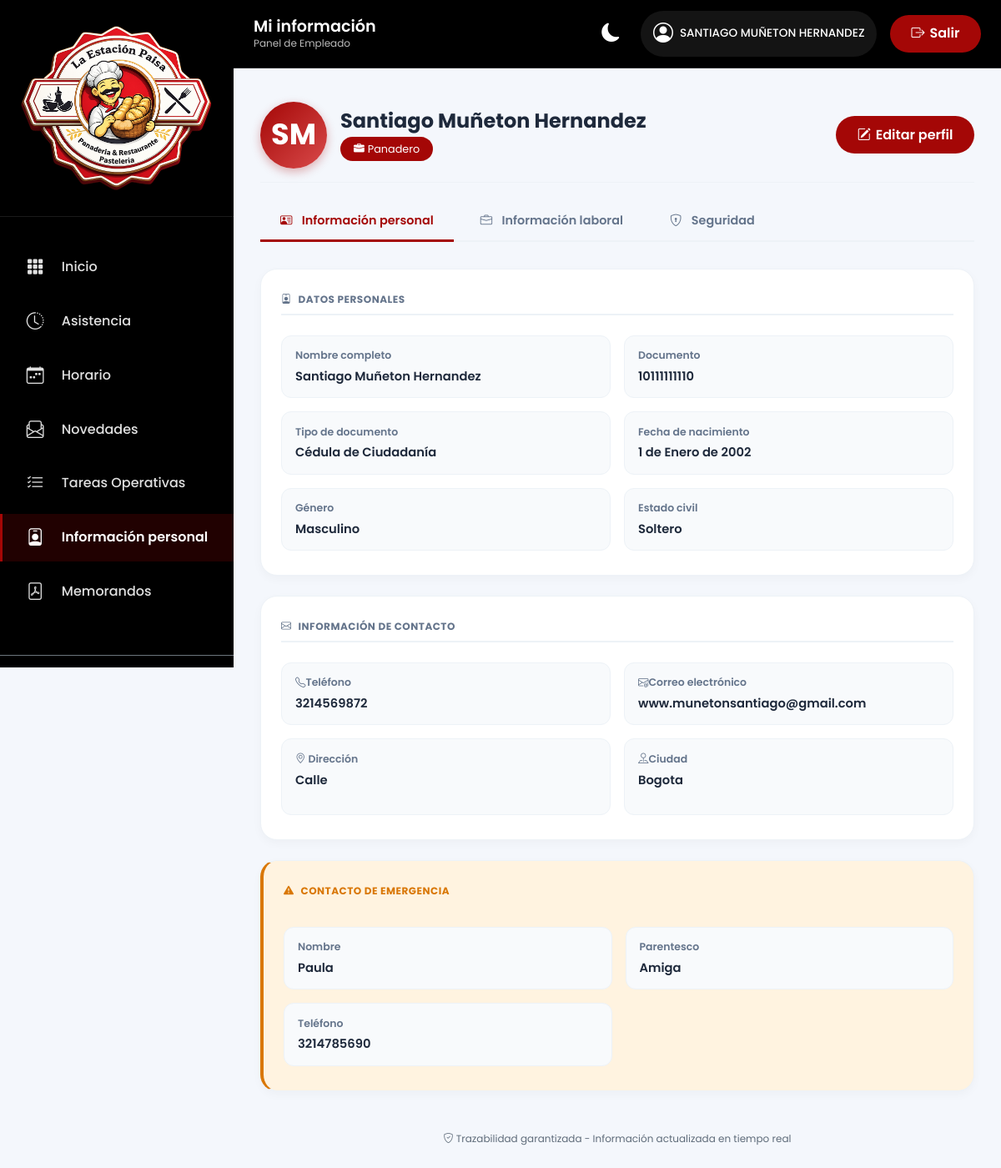
Screenshot of /employee/profile/ (signed in) with the database file from the repository.
### apps/usuarios/models.py (models this page shows, shortened)
class User(AbstractUser):
    ROLES = (
        ('admin', 'Administrador'),
        ('empleado', 'Empleado'),
    )
    class EstadoCuenta(models.TextChoices):
        PENDIENTE = 'PENDIENTE', 'Pendiente'
        ACTIVA = 'ACTIVA', 'Activa'
        SUSPENDIDA = 'SUSPENDIDA', 'Suspendida'
        INACTIVA = 'INACTIVA', 'Inactiva'
    rol = models.CharField(
        max_length=20,
        choices=ROLES,
        default='empleado'
    )
    estado_cuenta = models.CharField(
        max_length=20,
        choices=EstadoCuenta.choices,
        default=EstadoCuenta.PENDIENTE
    )
    debe_cambiar_password = models.BooleanField(
        default=True
    )
    fecha_primer_acceso = models.DateTimeField(
        null=True,
        blank=True,
        help_text="Se registra la primera vez que el usuario completa su cambio de contraseña obligatorio."
    )
    ESTADOS_QUE_PERMITEN_ACCESO = {EstadoCuenta.PENDIENTE, EstadoCuenta.ACTIVA}

class PerfilEmpleado(models.Model):
    TIPOS_DOCUMENTO = (
        ('CC', 'Cédula de Ciudadanía'),
        ('CE', 'Cédula de Extranjería'),
        ('TI', 'Tarjeta de Identidad'),
        ('PA', 'Pasaporte'),
    )
    GENEROS = (
        ('M', 'Masculino'),
        ('F', 'Femenino'),
        ('O', 'Otro'),
    )
    ESTADOS_CIVILES = (
        ('soltero', 'Soltero'),
        ('casado', 'Casado'),
        ('union_libre', 'Unión Libre'),
        ('divorciado', 'Divorciado'),
        ('viudo', 'Viudo'),
    )
    TIPOS_SANGRE = (
        ('O+', 'O+'),
        ('O-', 'O-'),
        ('A+', 'A+'),
        ('A-', 'A-'),
        ('B+', 'B+'),
        ('B-', 'B-'),
        ('AB+', 'AB+'),
        ('AB-', 'AB-'),
    )
    CARGOS = (
        ('mesero', 'Mesero'),
        ('cajero', 'Cajero'),
        ('pastelero', 'Pastelero'),
        ('panadero', 'Panadero'),
        ('cocina', 'Cocina'),
        ('buñuelero', 'Buñuelero'),
        ('greca', 'Greca'),
    )
    ESTADOS = (
        ('activo', 'Activo'),
        ('retirado', 'Retirado'),
    )
    user = models.OneToOneField(
        User,
        on_delete=models.CASCADE,
        related_name='perfil'
    )
    primer_nombre = models.CharField(max_length=50)
    segundo_nombre = models.CharField(
        max_length=50,
        blank=True
    )
    primer_apellido = models.CharField(max_length=50)
    segundo_apellido = models.CharField(
        max_length=50,
        blank=True
    )
    tipo_documento = models.CharField(
        max_length=2,
        choices=TIPOS_DOCUMENTO
    )
    numero_documento = models.CharField(
        max_length=20,
        unique=True
    )
    fecha_nacimiento = models.DateField(
        null=True,
        blank=True
    )
    genero = models.CharField(
        max_length=1,
        choices=GENEROS,
        blank=True
    )
    estado_civil = models.CharField(
        max_length=20,
        choices=ESTADOS_CIVILES,
        blank=True,
        null=True
    )
    tipo_sangre = models.CharField(
        max_length=3,
        choices=TIPOS_SANGRE,
        blank=True,
        null=True
    )
    telefono = models.CharField(max_length=20)
    correo = models.EmailField()
    ciudad = models.CharField(max_length=100)
    direccion = models.CharField(
        max_length=200,
        blank=True,
        null=True)
    contacto_emergencia = models.CharField(
        max_length=100,
        blank=True,
        null=True
    )
    parentesco_emergencia = models.CharField(
        max_length=50,
        blank=True,
        null=True
    )
    telefono_emergencia = models.CharField(
        max_length=20,
        blank=True,
        null=True
    )
    cargo = models.CharField(
        max_length=50,
        choices=CARGOS,
        blank=True,
        null=True
    )
    fecha_ingreso = models.DateField(
        blank=True,
        null=True
    )
    eps = models.CharField(
        max_length=100,
        blank=True,
        null=True
    )
    arl = models.CharField(
        max_length=100,
        blank=True,
        null=True
    )
    fondo_pension = models.CharField(
        max_length=100,
        blank=True,
        null=True
    )
    estado = models.CharField(
        max_length=20,
        choices=ESTADOS,
        default='activo'
    )
    fecha_creacion = models.DateTimeField(
        auto_now_add=True
    )
    fecha_actualizacion = models.DateTimeField(
        auto_now=True
    )
    def nombre_completo(self):
        return (
            f"{self.primer_nombre} "
            f"{self.segundo_nombre} "
            f"{self.primer_apellido} "
            f"{self.segundo_apellido}"
        ).strip()

### apps/usuarios/decorators.py (the view)
    def wrapper(request, *args, **kwargs):
        if request.user.rol != "empleado":
            messages.error(request, "No tienes permisos para acceder a esta sección.")
            return redirect("login")
        return view_func(request, *args, **kwargs)

### templates/empleado/cuentas/cuentas.html (shortened to what this page needs)
{% extends 'empleado/base/base.html' %}
{% load static %}
{% block section_title %}Mi información{% endblock %}
{% block section_subtitle %}Panel de Empleado{% endblock %}
{% block active_perfil %}active{% endblock %}
{% block extra_css %}
<link rel="stylesheet" href="{% static 'css/empleado/cuentas.css' %}">
{% endblock %}
{% block content %}
<main class="dashboard-container">
    {% include "empleado/cuentas/informacion_personal.html" %}
    <footer>
        <i class="bi bi-shield-check"></i> Trazabilidad garantizada - Información actualizada en tiempo real
    </footer>
</main>
{% endblock %}

### templates/empleado/base/base.html (shortened to what this page needs)
{% load static %}
<!DOCTYPE html>
<html lang="es">
<head>
    <link href="https://cdn.jsdelivr.net/npm/bootstrap@5.3.0-alpha1/dist/css/bootstrap.min.css" rel="stylesheet">
    <link rel="stylesheet" href="https://cdn.jsdelivr.net/npm/bootstrap-icons@1.11.3/font/bootstrap-icons.min.css">
    <link href="https://cdn.jsdelivr.net/npm/select2@4.1.0-rc.0/dist/css/select2.min.css" rel="stylesheet" />
    <link rel="stylesheet" href="{% static 'css/base/variables.css' %}">
    <link rel="stylesheet" href="{% static 'css/base/base.css' %}">
    <link rel="stylesheet" href="{% static 'css/base/components.css' %}">
    <link rel="stylesheet" href="{% static 'css/base/toasts.css' %}">
    {% block extra_css %}{% endblock %}
</head>
<body>
    <div class="wrapper">
        <aside class="sidebar" id="sidebar">
            <div class="sidebar-header">
                <div class="logo-area">
                    <img src="{% static 'img/LOGO EMPRESA.png' %}" alt="Estación Paisa Logotipo" class="img-fluid">
                </div>
            </div>
            <nav class="nav-menu">
                <ul>
                    <li class="{% block active_inicio %}{% endblock %}">
                        <a href="{% url 'employee_dashboard' %}">
                            <i class="bi bi-grid-3x3-gap-fill"></i>
                            Inicio
                        </a>
                    </li>
                    <li class="{% block active_asistencia %}{% endblock %}">
                        <a href="{% url 'asistencia:empleado' %}">
                            <i class="bi bi-clock-history"></i>
                            Asistencia
                        </a>
                    </li>
                    <li class="{% block active_horario %}{% endblock %}">
                        <a href="{% url 'asistencia:empleado_horario' %}">
                            <i class="bi bi-calendar-week"></i>
                            Horario
                        </a>
                    </li>
                    <li class="{% block active_solicitudes %}{% endblock %}">
                        <a href="{% url 'novedades:solicitudes_empleado' %}">
                            <i class="bi bi-envelope-paper"></i>
                            Novedades
                        </a>
                    </li>
                    <li class="{% block active_tareas %}{% endblock %}">
                        <a href="{% url 'tareas:empleado_tareas_list' %}">
                            <i class="bi bi-list-check"></i>
                            Tareas Operativas
                        </a>
                    </li>
                    <li class="{% block active_perfil %}{% endblock %}">
                        <a href="{% url 'employee_profile' %}">
                            <i class="bi bi-person-badge"></i>
                            Información personal
                        </a>
                    </li>
                    <li class="{% block active_memorandos %}{% endblock %}">
                        <a href="{% url 'memorandos:memorandos_empleado' %}">
                            <i class="bi bi-file-pdf"></i>
                            Memorandos
                        </a>
                    </li>
                </ul>
            </nav>
            <div class="p-3 border-top border-secondary">
            </div>
        </aside>
        <div class="main-content">
            <header class="topbar">
                <div class="d-flex align-items-center gap-3">
                    <div class="company-info">
                        <h2>{% block section_title %}Panel Empleado{% endblock %}</h2>
                        <p>{% block section_subtitle %}Bienvenido al sistema{% endblock %}</p>
                    </div>
                </div>
                <div class="user-info">
                    <button class="theme-toggle" id="themeToggle" aria-label="Cambiar tema (claro/oscuro)" title="Cambiar tema">
                        <i class="bi bi-moon-fill" id="themeIcon"></i>
                    </button>
                    <div class="user-badge">
                        <a href="{% url 'employee_profile' %}"
                            class="d-flex align-items-center gap-2 text-decoration-none">
                            <i class="bi bi-person-circle fs-4"></i>
                            <span id="employeeNameHeader">
                                {{ request.user.perfil.nombre_completo|upper }}
                            </span>
                        </a>
                    </div>
                    <a href="{% url 'logout' %}" class="btn-primary-corporate">
                        <i class="bi bi-box-arrow-right"></i> Salir
                    </a>
                </div>
            </header>
            {% block content %}{% endblock %}
        </div>
    </div>
</body>
</html>

### templates/empleado/cuentas/informacion_personal.html (shortened to what this page needs)
<div class="employee-card">
    <div class="profile-header d-flex align-items-center gap-3 mb-4 flex-wrap">
        <div class="employee-avatar-large" id="avatarIniciales">
        </div>
        <div class="profile-info flex-grow-1">
            <h4 class="mb-1">{{ perfil.nombre_completo }}</h4>
            <div class="d-flex gap-2 flex-wrap">
                <span class="badge-role">
                    <i class="bi bi-briefcase-fill me-1"></i>{{ perfil.get_cargo_display }}
                </span>
            </div>
        </div>
        <button type="button" class="btn-primary-corporate" data-bs-toggle="modal" data-bs-target="#editarPerfilModal">
            <i class="bi bi-pencil-square"></i> Editar perfil
        </button>
    </div>
    <div class="custom-tabs-modern">
        <button type="button" class="tab-btn-custom active" data-tab="personal">
            <i class="bi bi-person-vcard"></i> Información personal
        </button>
        <button type="button" class="tab-btn-custom" data-tab="laboral">
            <i class="bi bi-briefcase"></i> Información laboral
        </button>
        <button type="button" class="tab-btn-custom" data-tab="seguridad">
            <i class="bi bi-shield-lock"></i> Seguridad
        </button>
    </div>
    <div class="tab-pane active" id="personal">
        <div class="info-card">
            <h6 class="card-title"><i class="bi bi-person-badge me-2"></i>Datos personales</h6>
            <div class="modal-detalle-grid">
                <div class="modal-detalle-item">
                    <span class="modal-detalle-label">Nombre completo</span>
                    <span class="modal-detalle-value">{{ perfil.nombre_completo }}</span>
                </div>
                <div class="modal-detalle-item">
                    <span class="modal-detalle-label">Documento</span>
                    <span class="modal-detalle-value">{{ perfil.numero_documento }}</span>
                </div>
                <div class="modal-detalle-item">
                    <span class="modal-detalle-label">Tipo de documento</span>
                    <span class="modal-detalle-value">{{ perfil.get_tipo_documento_display }}</span>
                </div>
                <div class="modal-detalle-item">
                    <span class="modal-detalle-label">Fecha de nacimiento</span>
                    <span class="modal-detalle-value">{{ perfil.fecha_nacimiento }}</span>
                </div>
                <div class="modal-detalle-item">
                    <span class="modal-detalle-label">Género</span>
                    <span class="modal-detalle-value">{{ perfil.get_genero_display }}</span>
                </div>
                <div class="modal-detalle-item">
                    <span class="modal-detalle-label">Estado civil</span>
                    <span class="modal-detalle-value">{{ perfil.get_estado_civil_display }}</span>
                </div>
            </div>
        </div>
        <div class="info-card">
            <h6 class="card-title"><i class="bi bi-envelope me-2"></i>Información de contacto</h6>
            <div class="modal-detalle-grid">
                <div class="modal-detalle-item">
                    <span class="modal-detalle-label"><i class="bi bi-telephone"></i>Teléfono</span>
                    <span class="modal-detalle-value">{{ perfil.telefono }}</span>
                </div>
                <div class="modal-detalle-item">
                    <span class="modal-detalle-label"><i class="bi bi-envelope-at"></i>Correo electrónico</span>
                    <span class="modal-detalle-value">{{ perfil.correo }}</span>
                </div>
                <div class="modal-detalle-item">
                    <span class="modal-detalle-label"><i class="bi bi-geo-alt"></i> Dirección</span>
                    <p class="modal-detalle-value">{{ perfil.direccion }}</p>
                </div>
                <div class="modal-detalle-item">
                    <span class="modal-detalle-label"><i class="bi bi-pin-map"></i>Ciudad</span>
                    <span class="modal-detalle-value">{{ perfil.ciudad }}</span>
                </div>
            </div>
        </div>
        <div class="info-card info-card-emergencia">
            <h6 class="card-title"><i class="bi bi-exclamation-triangle-fill me-2"></i>Contacto de emergencia</h6>
            <div class="modal-detalle-grid">
                <div class="modal-detalle-item">
                    <span class="modal-detalle-label">Nombre</span>
                    <span class="modal-detalle-value">{{ perfil.contacto_emergencia }}</span>
                </div>
                <div class="modal-detalle-item">
                    <span class="modal-detalle-label">Parentesco</span>
                    <span class="modal-detalle-value">{{ perfil.parentesco_emergencia }}</span>
                </div>
                <div class="modal-detalle-item">
                    <span class="modal-detalle-label">Teléfono</span>
                    <span class="modal-detalle-value">{{ perfil.telefono_emergencia }}</span>
                </div>
            </div>
        </div>
    </div>
</div>

### rows the page displays
User: user.perfil.nombre_completo "SANTIAGO MUÑETON HERNANDEZ"
PerfilEmpleado: nombre_completo "Santiago Muñeton Hernandez", cargo "Panadero", numero_documento "10111111110", tipo_documento "Cédula de Ciudadanía", fecha_nacimiento "1 de Enero de 2002", genero "Masculino", estado_civil "Soltero", telefono "3214569872", correo "www.munetonsantiago@gmail.com", direccion "Calle", ciudad "Bogota", contacto_emergencia "Paula", parentesco_emergencia "Amiga", telefono_emergencia "3214785690"
